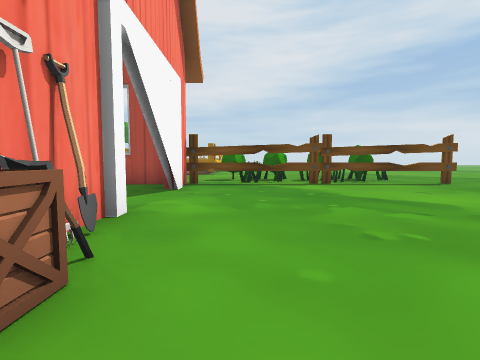
[1] (above)

12 first-person views from a walk through a 3-D level made in the Unity game engine. The camera is 1.3 m above the floor, tilts 4° down and sees 85° across. The floor is counted in squares, 2 m on a side. Each view is taken from the middle of a square. On the plan, view 1 faces up. The plan holds only what a view shows up to about 9 squares ahead; the rest is blank. The place goes on beyond the plan. The player is left out. Some animated figures are left out.

[2]
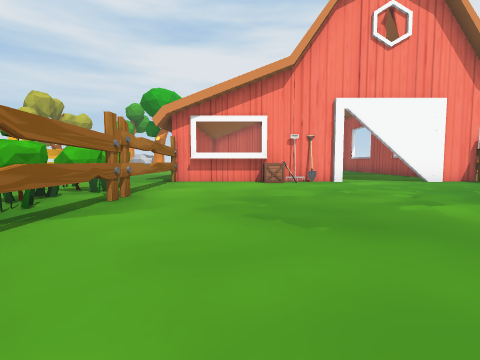

[3]
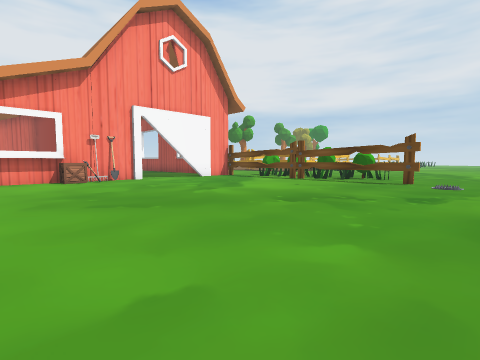

[4]
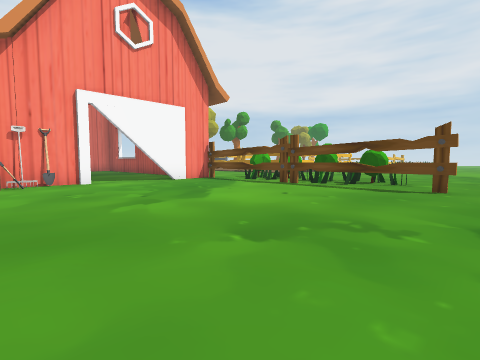

[5]
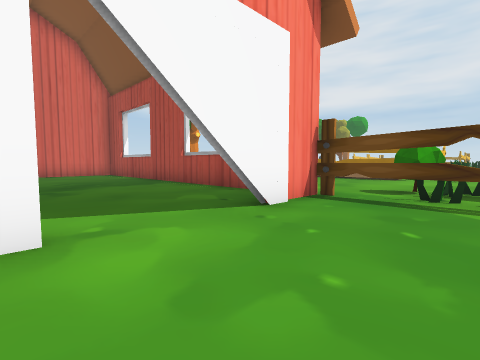

[6]
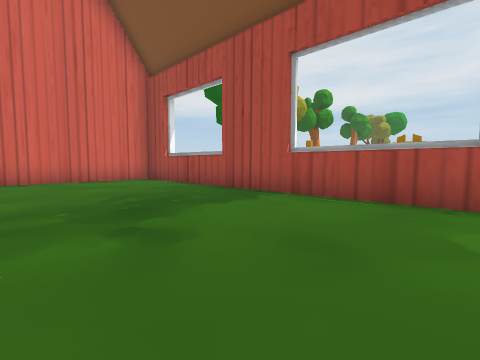

[7]
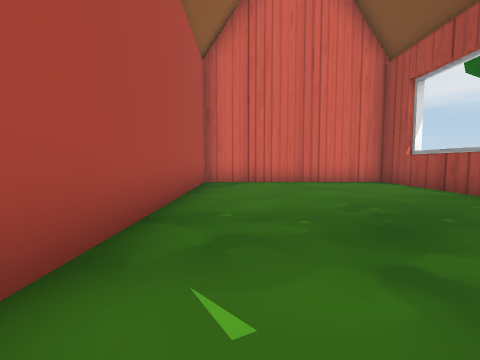

[8]
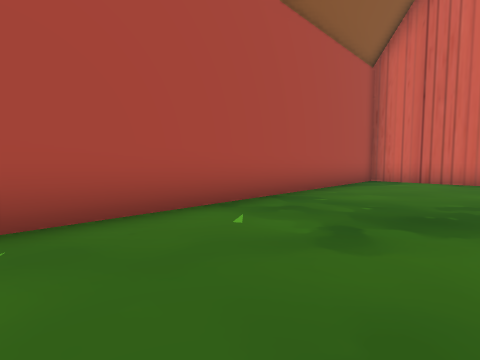

[9]
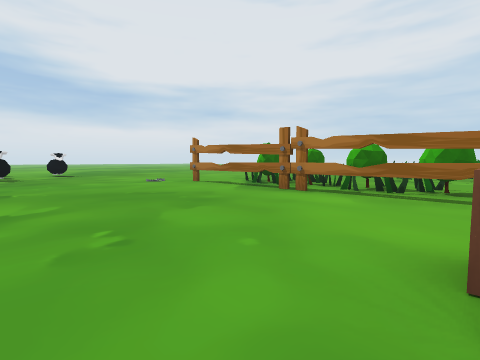

[10]
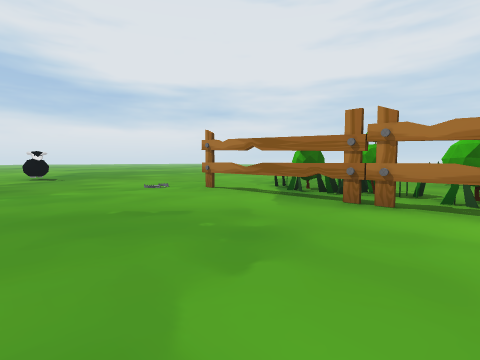

[11]
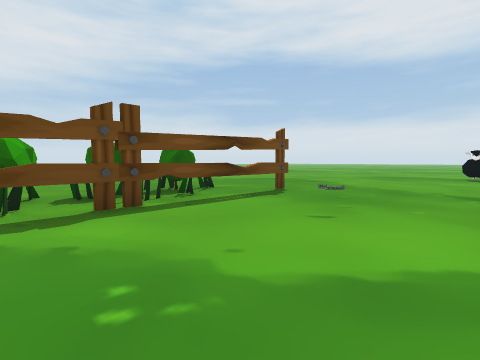

[12]
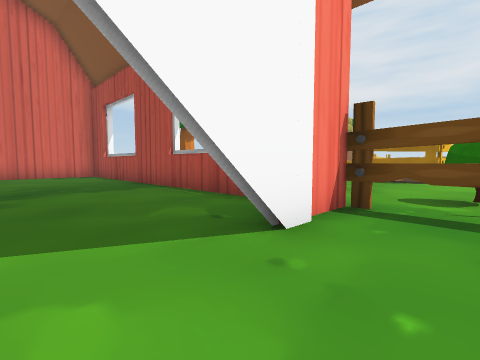

### Floor plan
Key: @ floor where view 1 was taken; # wall or solid block; . floor; B bush; T thing the floor can be seen under or through; O other object.
Columns run from 13 left of view 1 to 8 right of it. Each row starts with its distance up from view 1.
 13            ... ..
 12           .... .....
 11           .... .....
 10            ..BB......
  9            ..BB.BB....
  8 ###########TTTTTTTTT..
  7 #..........T..........
  6 #..........#..........
  5 #.....................
  4 #.....................
  3 #..........#..........
  2 #############.........
  1            #O.........
  0            #.@........
 -1            #..........
 -2            ##TTTTTTT..
 -3            ..BB.BB....
 -4             .BB.BB...
 -5             ..... ..
 -6              ....
 -7              ....

Where each view was taken, in squares from view 1:
view 1: 0 up, 0 right, facing up
view 2: 0 up, 7 right, facing left
view 3: 1 down, 8 right, facing up-left
view 4: 1 up, 7 right, facing up-left
view 5: 3 up, 1 right, facing up-left
view 6: 3 up, 3 left, facing up-left
view 7: 3 up, 4 left, facing left
view 8: 5 up, 3 left, facing down-left
view 9: 3 up, 1 left, facing down-right
view 10: 2 up, 1 right, facing down-right
view 11: 4 up, 1 right, facing up-right
view 12: 4 up, 0 right, facing up-left
